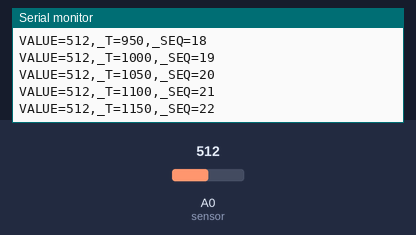
A sketch run on a simulated Arduino Uno, built with avr-gcc and run on an emulated ATmega328P. Parts: the last lines printed to the serial monitor. The test bench sets the inputs (shaded band); at power-on: A0 (sensor) = 512.

Above: at 1.2 s.
1.3 s: A0 (sensor) set to 716
At 1.32 s:
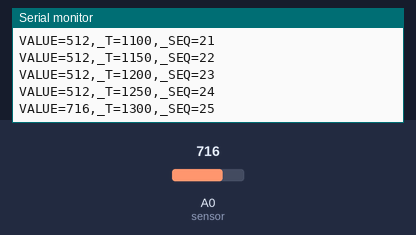
2.8 s: A0 (sensor) set to 900
At 2.82 s:
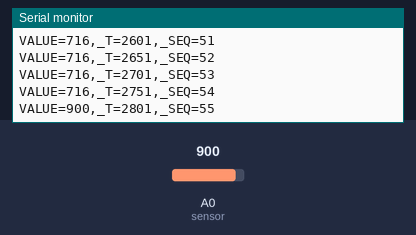
Timing chart, 0 to 5.8 s (numbered marks = the images above; inputs shaded):
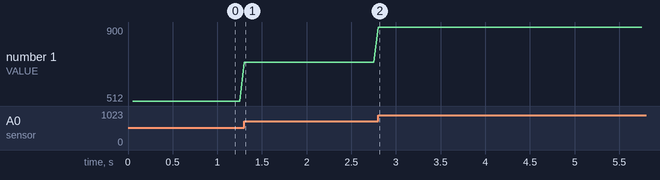

Measured:
- after the input at 1.3 s, the serial monitor: prints a new line at once (image 1)
- plotted number 1: 512 → 716 after the input at 1.3 s

The sketch:

mtdi_template_arduino.ino
```cpp
// MTDI 5.0 firmware template (Arduino-compatible: Uno, Nano, Mega, ESP32, Pico core).
// One protocol line per sample: KEY=value,KEY=value,...\n   (see firmware/PROTOCOL.md)
// Rename VALUE to match "keys" in your project.json. _SEQ lets MTDI count dropped lines.
unsigned long seq = 0;

void setup() {
  Serial.begin(115200);
}

void loop() {
  static unsigned long last = 0;
  unsigned long now = millis();
  if (now - last < 50) return;            // 20 lines/s; set "expected_rate": 20 to match
  last = now;
  int value = analogRead(A0);             // replace with your sensor read
  Serial.print("VALUE="); Serial.print(value);
  Serial.print(",_T="); Serial.print(now);
  Serial.print(",_SEQ="); Serial.println(seq++);
}
```
